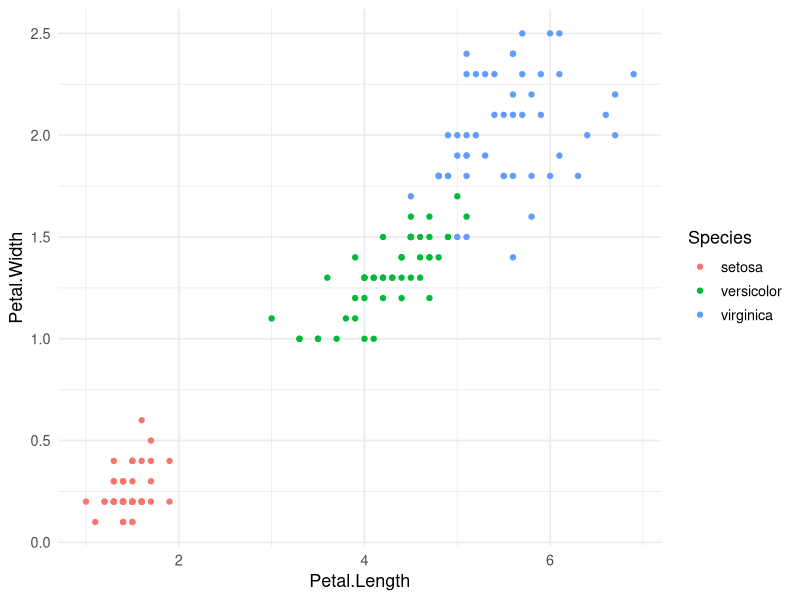
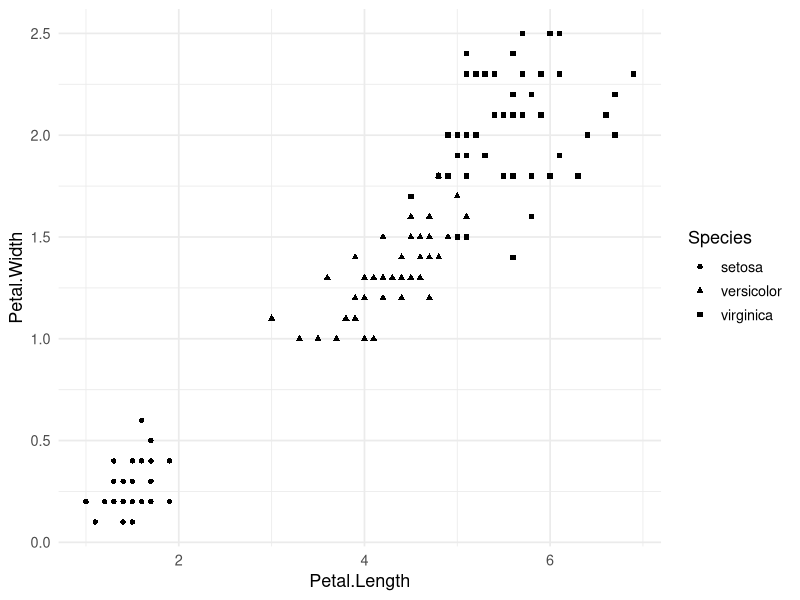
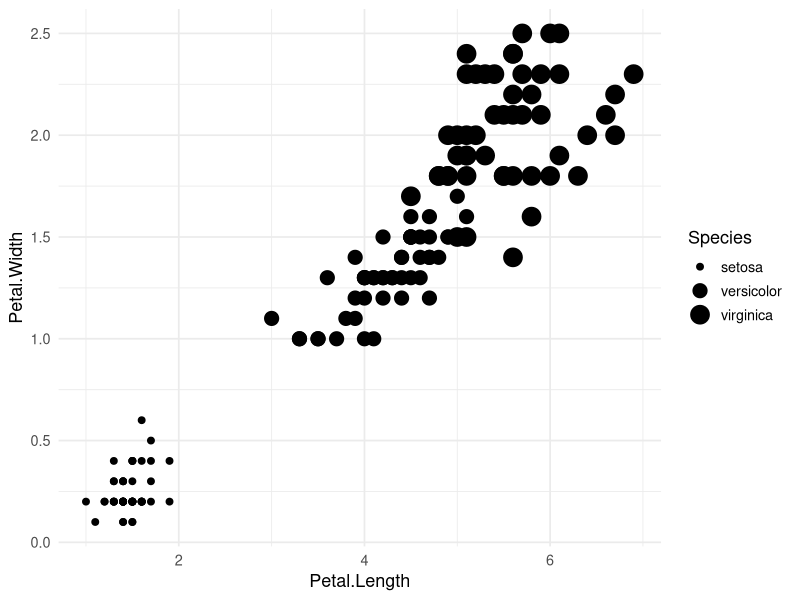
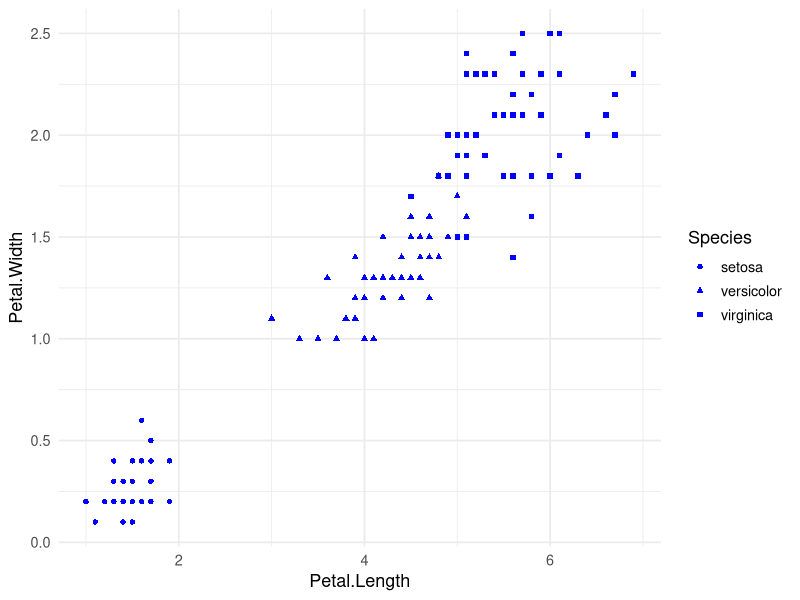
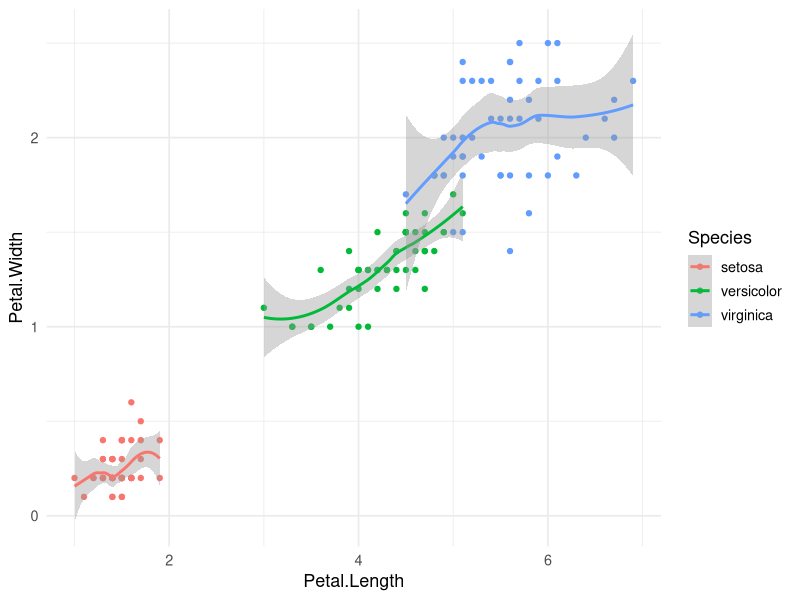
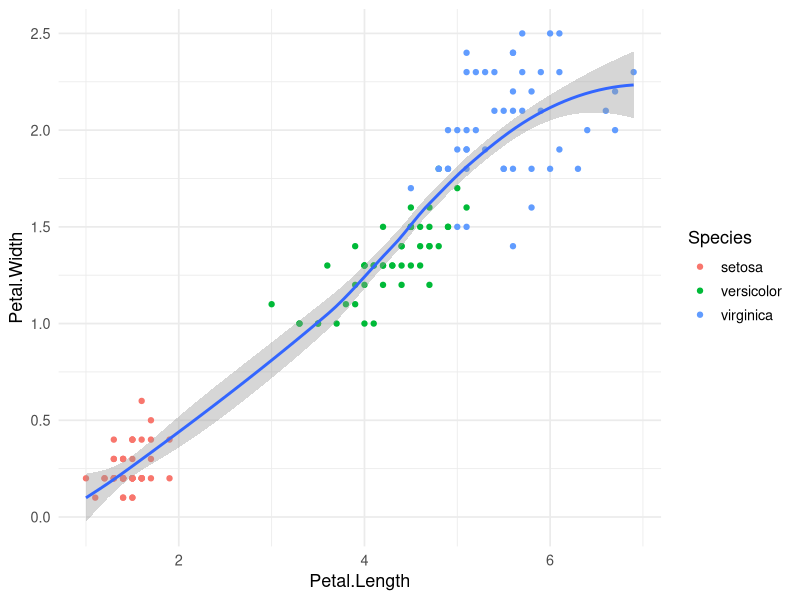
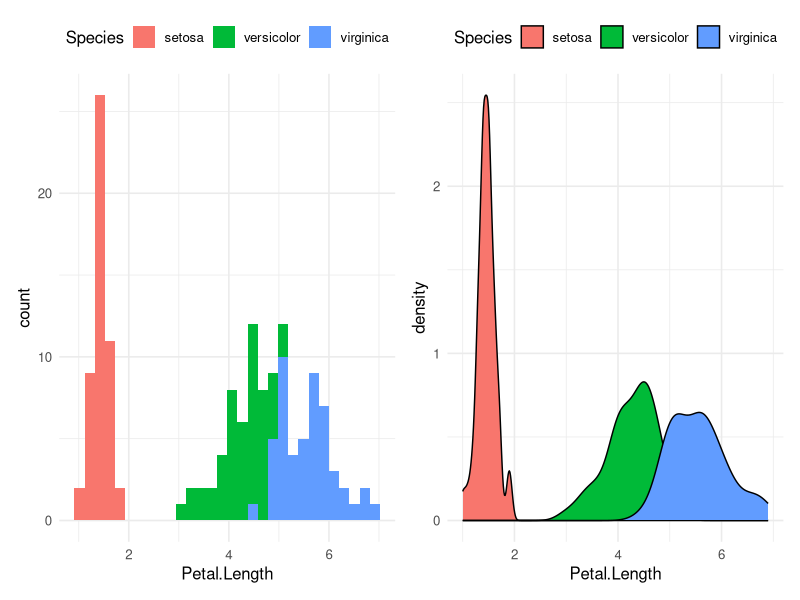
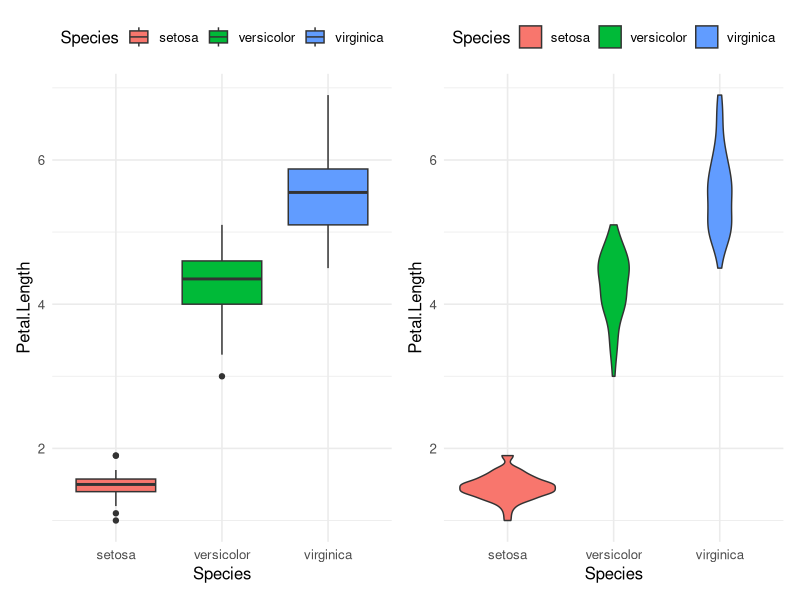

Here is the R script that generated these plots, in order:
## ---- chunk 1
knitr::opts_chunk$set(echo = TRUE, eval = TRUE, message = TRUE, cache = FALSE)
knitr::opts_knit$set(root.dir = here::here("content/codeclub/S05E09"))
## ---- chunk 2
# If you don't have the tidyverse installed, first do so as follows:
# install.packages("tidyverse")
## ---- chunk 3
library(tidyverse)
## ---- chunk 4
# - Overview of themes: https://ggplot2.tidyverse.org/reference/ggtheme.html
# - The default base_size is 11, setting to 13 will make any text larger
theme_set(theme_minimal(base_size = 13))
## ---- chunk 5
head(iris)
## ---- chunk 6
# Recall: wrapping code inside "aes()" conveys that we are mapping aesthetics
ggplot(data = iris,
       mapping = aes(x = Petal.Length, y = Petal.Width, color = Species)) +
  geom_point()
## ---- chunk 7
ggplot(data = iris,
       mapping = aes(x = Petal.Length, y = Petal.Width, shape = Species)) +
  geom_point()
## ---- chunk 8
ggplot(data = iris,
       mapping = aes(x = Petal.Length, y = Petal.Width, size = Species)) +
  geom_point()
## ---- chunk 9
ggplot(data = iris,
       mapping = aes(x = Petal.Length, y = Petal.Width, shape = Species)) +
  geom_point(color = "blue")
## ---- chunk 10
ggplot(data = iris,
       mapping = aes(x = Petal.Length, y = Petal.Width, color = Species)) +
  geom_point() +
  geom_smooth()
## ---- chunk 11
ggplot(data = iris,
       mapping = aes(x = Petal.Length, y = Petal.Width)) +
  geom_point(mapping = aes(color = Species)) +
  geom_smooth()
## ---- chunk 12
library(patchwork)

p1 <- ggplot(data = iris,
             mapping = aes(x = Petal.Length, fill = Species)) +
  geom_histogram()

p2 <- ggplot(data = iris,
             mapping = aes(x = Petal.Length, fill = Species)) +
  geom_density()

p1 + p2 &
  theme_minimal(base_size = 12) &
  theme(legend.position = "top")
## ---- chunk 13
p1 <- ggplot(data = iris,
             mapping = aes(y = Petal.Length, x = Species, fill = Species)) +
  geom_boxplot()

p2 <- ggplot(data = iris,
             mapping = aes(y = Petal.Length, x = Species, fill = Species)) +
  geom_violin()

p1 + p2 &
  theme_minimal(base_size = 12) &
  theme(legend.position = "top")
## ---- chunk 14
library(ggridges)

ggplot(data = iris,
       mapping = aes(x = Sepal.Length, y = Species, fill = Species)) +
  geom_density_ridges()
## ---- chunk 15
head(mpg)
## ---- chunk 16
ggplot(data = mpg,
       mapping = aes(x = hwy, y = drv, fill = drv)) +
  geom_density_ridges()
## ---- chunk 17
ggplot(data = mpg,
       mapping = aes(x = hwy, y = drv, fill = drv)) +
  geom_density_ridges(alpha = 0.5)
## ---- chunk 18
ggplot(data = mpg,
       mapping = aes(x = hwy, y = drv, fill = drv, color = drv)) +
  geom_density_ridges(alpha = 0.5)
## ---- chunk 19
ggplot(data = mpg,
       mapping = aes(x = hwy, y = drv, fill = drv, color = drv)) +
  geom_density_ridges(alpha = 0.5, show.legend = FALSE)
## ---- chunk 20
ggplot(data = mpg) + 
  geom_point(mapping = aes(x = displ, y = hwy, color = "blue"))
## ---- chunk 21
ggplot(data = mpg) + 
  geom_point(mapping = aes(x = displ, y = hwy),
             color = "blue")
## ---- chunk 22
ggplot(data = mpg) + 
  geom_point(mapping = aes(x = displ, y = hwy, color = displ < 5))
## ---- chunk 23
mpg$displ < 5
